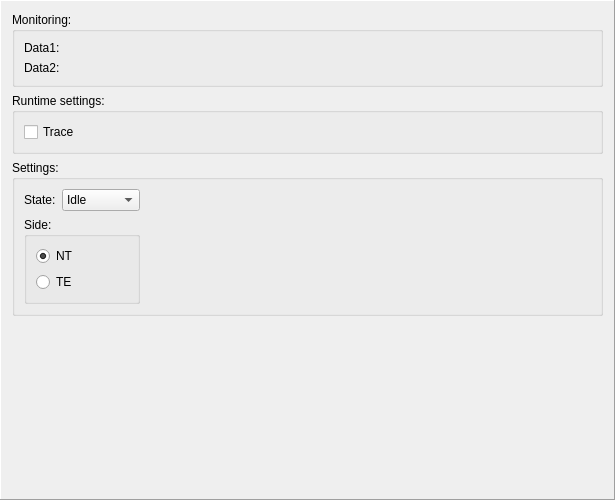
<?xml version="1.0" encoding="UTF-8"?>
<ui version="4.0">
 <class>Widget</class>
 <widget class="QFrame" name="Widget">
  <property name="geometry">
   <rect>
    <x>0</x>
    <y>0</y>
    <width>615</width>
    <height>500</height>
   </rect>
  </property>
  <property name="sizePolicy">
   <sizepolicy hsizetype="Preferred" vsizetype="Preferred">
    <horstretch>0</horstretch>
    <verstretch>0</verstretch>
   </sizepolicy>
  </property>
  <property name="minimumSize">
   <size>
    <width>615</width>
    <height>500</height>
   </size>
  </property>
  <property name="windowTitle">
   <string>Device</string>
  </property>
  <property name="frameShape">
   <enum>QFrame::Panel</enum>
  </property>
  <property name="frameShadow">
   <enum>QFrame::Raised</enum>
  </property>
  <layout class="QVBoxLayout" name="verticalLayout">
   <item>
    <widget class="QGroupBox" name="boxMonit">
     <property name="sizePolicy">
      <sizepolicy hsizetype="Preferred" vsizetype="Fixed">
       <horstretch>0</horstretch>
       <verstretch>0</verstretch>
      </sizepolicy>
     </property>
     <property name="title">
      <string>Monitoring:</string>
     </property>
     <layout class="QGridLayout" name="gridLayout_2">
      <item row="0" column="0">
       <widget class="QLabel" name="label_4">
        <property name="text">
         <string>Data1:</string>
        </property>
       </widget>
      </item>
      <item row="0" column="1">
       <widget class="QLabel" name="monitData1">
        <property name="text">
         <string>&lt;none&gt;</string>
        </property>
       </widget>
      </item>
      <item row="0" column="2" rowspan="2">
       <spacer name="horizontalSpacer_4">
        <property name="orientation">
         <enum>Qt::Horizontal</enum>
        </property>
        <property name="sizeHint" stdset="0">
         <size>
          <width>444</width>
          <height>20</height>
         </size>
        </property>
       </spacer>
      </item>
      <item row="1" column="0">
       <widget class="QLabel" name="label_2">
        <property name="text">
         <string>Data2:</string>
        </property>
       </widget>
      </item>
      <item row="1" column="1">
       <widget class="QLabel" name="monitData2">
        <property name="text">
         <string>&lt;none&gt;</string>
        </property>
       </widget>
      </item>
     </layout>
    </widget>
   </item>
   <item>
    <widget class="QGroupBox" name="groupSettRuntime">
     <property name="sizePolicy">
      <sizepolicy hsizetype="Preferred" vsizetype="Fixed">
       <horstretch>0</horstretch>
       <verstretch>0</verstretch>
      </sizepolicy>
     </property>
     <property name="minimumSize">
      <size>
       <width>0</width>
       <height>61</height>
      </size>
     </property>
     <property name="title">
      <string>Runtime settings:</string>
     </property>
     <layout class="QVBoxLayout" name="verticalLayout_5">
      <item>
       <widget class="QCheckBox" name="runTrace">
        <property name="text">
         <string>Trace</string>
        </property>
       </widget>
      </item>
     </layout>
    </widget>
   </item>
   <item>
    <widget class="QGroupBox" name="groupSett">
     <property name="sizePolicy">
      <sizepolicy hsizetype="Preferred" vsizetype="Fixed">
       <horstretch>0</horstretch>
       <verstretch>0</verstretch>
      </sizepolicy>
     </property>
     <property name="minimumSize">
      <size>
       <width>0</width>
       <height>148</height>
      </size>
     </property>
     <property name="title">
      <string>Settings:</string>
     </property>
     <layout class="QGridLayout" name="gridLayout">
      <item row="0" column="0">
       <widget class="QLabel" name="label">
        <property name="text">
         <string>State:</string>
        </property>
       </widget>
      </item>
      <item row="0" column="1">
       <widget class="QComboBox" name="runState">
        <item>
         <property name="text">
          <string>Idle</string>
         </property>
        </item>
        <item>
         <property name="text">
          <string>Waiting </string>
         </property>
        </item>
        <item>
         <property name="text">
          <string>Disabled</string>
         </property>
        </item>
       </widget>
      </item>
      <item row="0" column="2">
       <spacer name="horizontalSpacer">
        <property name="orientation">
         <enum>Qt::Horizontal</enum>
        </property>
        <property name="sizeHint" stdset="0">
         <size>
          <width>412</width>
          <height>20</height>
         </size>
        </property>
       </spacer>
      </item>
      <item row="1" column="0" colspan="2">
       <widget class="QGroupBox" name="runSide">
        <property name="title">
         <string>Side:</string>
        </property>
        <layout class="QVBoxLayout" name="verticalLayout_4">
         <item>
          <widget class="QRadioButton" name="runSideNT">
           <property name="accessibleName">
            <string notr="true">NT</string>
           </property>
           <property name="text">
            <string>NT</string>
           </property>
           <property name="checked">
            <bool>true</bool>
           </property>
          </widget>
         </item>
         <item>
          <widget class="QRadioButton" name="runSideTE">
           <property name="accessibleName">
            <string notr="true">TE</string>
           </property>
           <property name="text">
            <string>TE</string>
           </property>
          </widget>
         </item>
        </layout>
       </widget>
      </item>
     </layout>
    </widget>
   </item>
   <item>
    <spacer name="verticalSpacer">
     <property name="orientation">
      <enum>Qt::Vertical</enum>
     </property>
     <property name="sizeHint" stdset="0">
      <size>
       <width>20</width>
       <height>151</height>
      </size>
     </property>
    </spacer>
   </item>
  </layout>
 </widget>
 <tabstops>
  <tabstop>runTrace</tabstop>
  <tabstop>runState</tabstop>
  <tabstop>runSideNT</tabstop>
  <tabstop>runSideTE</tabstop>
 </tabstops>
 <resources/>
 <connections/>
</ui>
